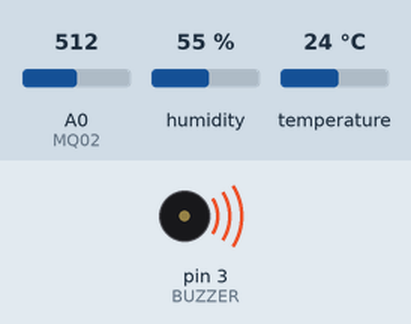
The sketch below on a simulated Arduino Uno, built with avr-gcc and run on an emulated ATmega328P. Shown: buzzer (waves = sounding). The test bench sets the inputs (shaded band); at power-on: A0 (MQ02) = 512, humidity 55 %, temperature 24 °C. What the sketch prints to the serial monitor is not drawn.

Above: at 0.1 s.
Timing chart, 0 to 1.6 s (numbered marks = the images above):
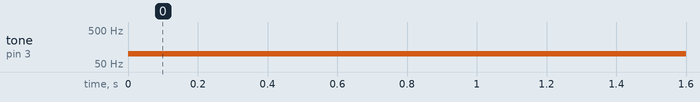

Measured:
- by itself, tone on pin 3 (BUZZER): silent → 100 Hz at 0.00 s

The sketch:

Projeto_Final.ino
```cpp
#include <dht.h>

int DHT11 = A1;
dht DHT; // Variável do tipo DHT
int BUZZER = 3;
int MQ02 = A0;


void setup() {
  // put your setup code here, to run once:
  Serial.begin (9600);

  pinMode (BUZZER, OUTPUT);
  pinMode (MQ02, INPUT);
}

void loop() {
  // put your main code here, to run repeatedly:
  int MQ02_leitura = analogRead(MQ02);
  // Pega o nível de gás do sensor
  if ( MQ02_leitura > 500) {
    tone(BUZZER, 100);
  }
  Serial.print ("Gas = ");
  Serial.print(MQ02_leitura);

  // Parte do sensor de umidade e temperatura
  DHT.read11(DHT11);
  Serial.print (" Umidade = ");
  Serial.print ( DHT.humidity ); // DHT.humidity pega a umidade do sensor
  Serial.print (" %");

  Serial.print (" Temperatura = ");
  Serial.print ( DHT.temperature );
  Serial.println (" Celsius"); //DHT.temperature pega a temperatura do sensor

  delay (5000);
}
```
